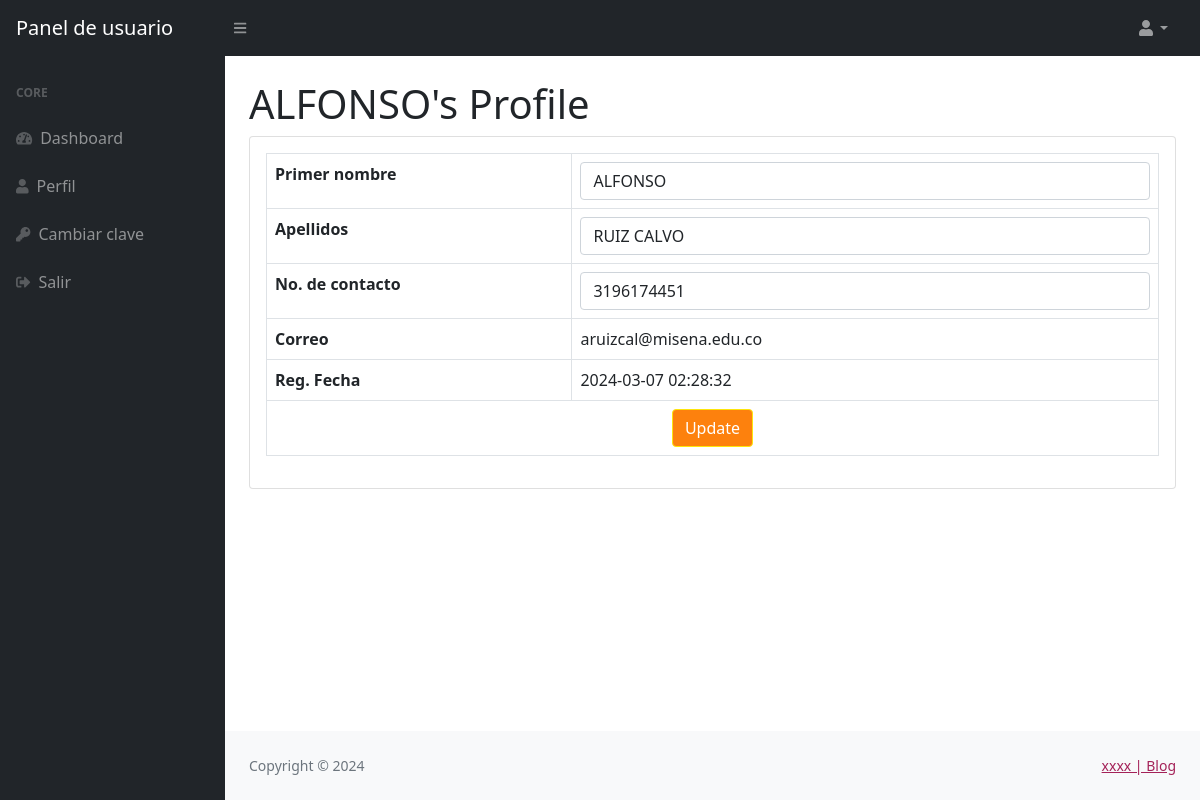
The page /registrar/edit-profile.php (signed in) on the database its author committed.
### tables this page shows
CREATE TABLE `users` (
  `id` int(11) NOT NULL,
  `fname` varchar(255) DEFAULT NULL,
  `lname` varchar(255) DEFAULT NULL,
  `email` varchar(255) DEFAULT NULL,
  `password` varchar(300) DEFAULT NULL,
  `contactno` varchar(11) DEFAULT NULL,
  `posting_date` timestamp NOT NULL DEFAULT current_timestamp()
);

### registrar/edit-profile.php (the view, shortened to what this page needs)
<?php session_start();
include_once('includes/config.php');
if (strlen($_SESSION['id']==0)) {
  header('location:logout.php');
  } else{
?>
<!DOCTYPE html>
<html lang="en">
    <head>
        <link href="https://cdn.jsdelivr.net/npm/simple-datatables@latest/dist/style.css" rel="stylesheet" />
        <link href="css/styles.css" rel="stylesheet" />
    </head>
    <body class="sb-nav-fixed">
      <?php include_once('includes/navbar.php');?>
        <div id="layoutSidenav">
          <?php include_once('includes/sidebar.php');?>
            <div id="layoutSidenav_content">
                <main>
                    <div class="container-fluid px-4">
<?php
$userid=$_SESSION['id'];
$query=mysqli_query($con,"select * from users where id='$userid'");
while($result=mysqli_fetch_array($query))
{?>
                        <h1 class="mt-4"><?php echo $result['fname'];?>'s Profile</h1>
                        <div class="card mb-4">
                     <form method="post">
                            <div class="card-body">
                                <table class="table table-bordered">
                                   <tr>
                                    <th>Primer nombre</th>
                                       <td><input class="form-control" id="fname" name="fname" type="text" value="<?php echo $result['fname'];?>" required /></td>
                                   </tr>
                                   <tr>
                                       <th>Apellidos</th>
                                       <td><input class="form-control" id="lname" name="lname" type="text" value="<?php echo $result['lname'];?>"  required /></td>
                                   </tr>
                                         <tr>
                                       <th>No. de contacto</th>
                                       <td colspan="3"><input class="form-control" id="contact" name="contact" type="text" value="<?php echo $result['contactno'];?>"  pattern="[0-9]{10}" title="10 numeric characters only"  maxlength="10" required /></td>
                                   </tr>
                                   <tr>
                                       <th>Correo</th>
                                       <td colspan="3"><?php echo $result['email'];?></td>
                                   </tr>
                                        <tr>
                                       <th>Reg. Fecha</th>
                                       <td colspan="3"><?php echo $result['posting_date'];?></td>
                                   </tr>
                                   <tr>
                                       <td colspan="4" style="text-align:center ;"><button type="submit" class="btn btn-primary btn-block" name="update">Update</button></td>
                                   </tr>
                                </table>
                            </div>
                            </form>
                        </div>
<?php } ?>
                    </div>
                </main>
          <?php include('includes/footer.php');?>
            </div>
        </div>
    </body>
</html>
<?php } ?>

### rows shown on the page
users: fname "ALFONSO", lname "RUIZ CALVO", contact "3196174451", email "aruizcal@misena.edu.co", posting_date "2024-03-07 02:28:32"
